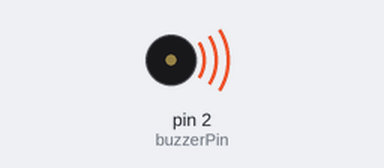
Simulated run of this sketch. Board: Arduino Uno, built with avr-gcc and run on an emulated ATmega328P. On the bench: buzzer (waves = sounding).

Above: at 0.1 s.
Timing chart, 0 to 40.0 s (numbered marks = the images above):
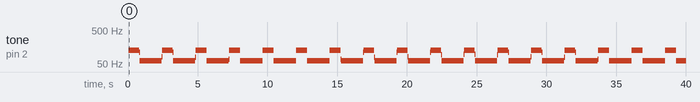

The sketch:

23_buzzer_changing_tone.ino
```cpp
// changing tone of an active buzzer, connect the buzzer to pin 2 and have fun.
int buzzerPin = 2;
int counter = 100;
int j;
int first_pause = 4;
int second_pause = 8;

void setup() {
  pinMode(buzzerPin, OUTPUT);
}

void loop() {
  for(j = counter; j > 0; j--){
    digitalWrite(buzzerPin, HIGH);
    delay(first_pause);
    digitalWrite(buzzerPin, LOW);
    delay(first_pause);
  }
  for(j = counter; j > 0; j--){
    digitalWrite(buzzerPin, HIGH);
    delay(second_pause);
    digitalWrite(buzzerPin, LOW);
    delay(second_pause);
  }
}
```

Measured:
- by itself, tone on pin 2 (buzzerPin): plays 125 Hz for 0.76 s, 109 Hz for 0.04 s, 62 Hz for 1.6 s, 83 Hz for 0.04 s, 125 Hz for 0.76 s, 111 Hz for 0.04 s … (55 notes in this stretch)
